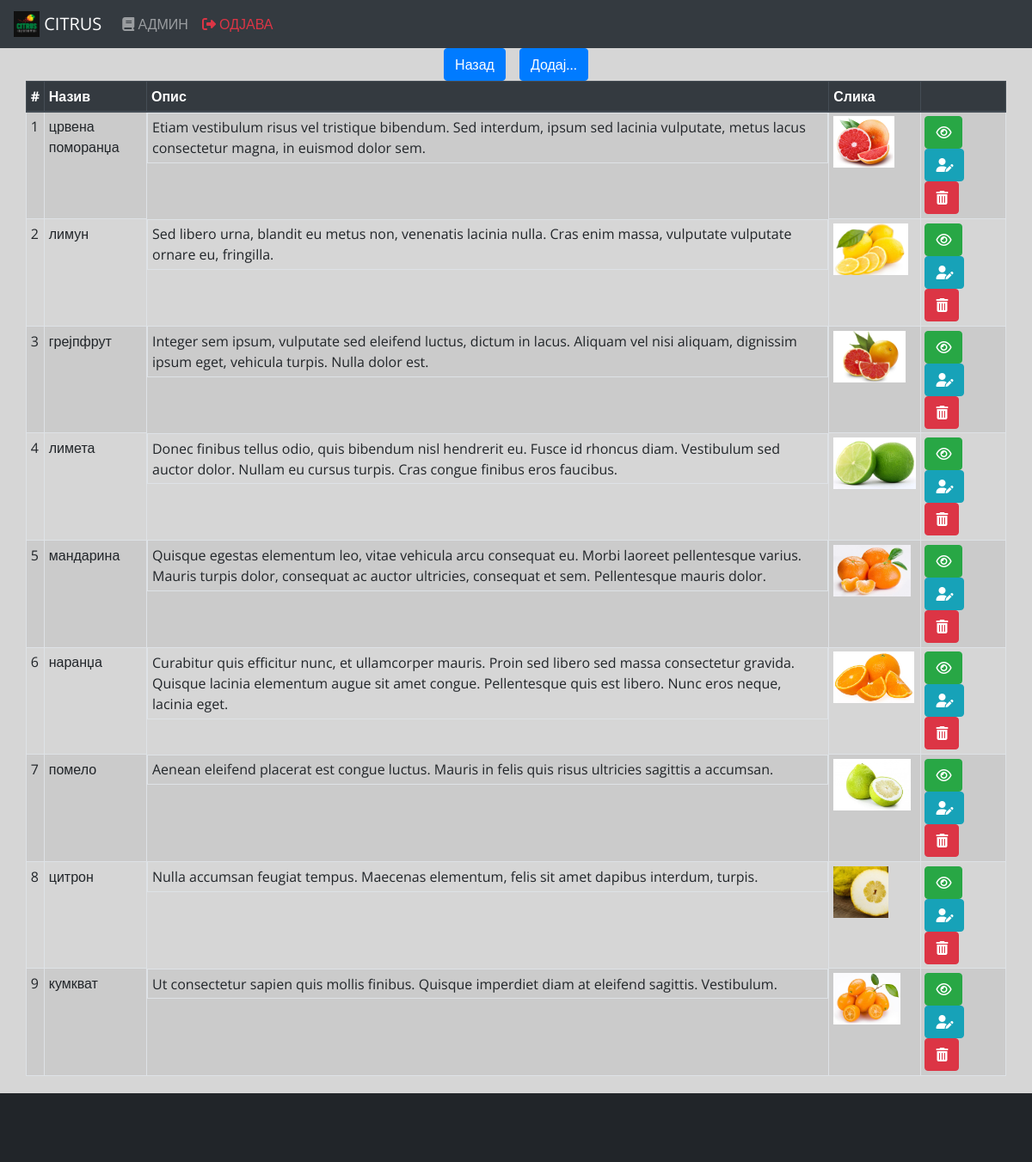
Page /admin/adminproizvod.php (signed in) on the committed database.
### tables this page shows
CREATE TABLE `proizvod` (
  `ID` int(11) NOT NULL,
  `Naziv` varchar(100) NOT NULL,
  `Opis` text NOT NULL,
  `Slika` varchar(300) NOT NULL
);

### admin/adminproizvod.php (the view, shortened to what this page needs)
<?php
include "header.php";
$mysqli = new mysqli("localhost", "root", "", "citrus");
mysqli_set_charset( $mysqli, 'utf8');
$query = "SELECT * FROM proizvod";
$result = $mysqli->query($query);
?>
<div class="container" id="katalog">
  <div class="row d-flex justify-content-center">
    <a class="btn btn-primary mr-md-3" href="./" role="button">Назад</a>
    <a class="btn btn-primary" href="prododaj.php" role="button">Додај...</a>
    <table class="table table-striped table-bordered table-hover table-sm" id="tabela">
      <thead class="thead-dark">
        <tr>
          <th scope="col">#</th>
          <th scope="col">Назив</th>
          <th scope="col">Опис</th>
          <th scope="col">Слика</th>
          <th scope="col"></th>
        </tr>
      </thead>
      <tbody>
          <?php
          while($row = mysqli_fetch_assoc($result)) { ?>
            <tr>
              <?php
              echo "<td scope='row'>".$row['ID']."</td>";
              echo "<td>".$row['Naziv']."</td>";
              echo "<td class='opistabela'>".$row['Opis']."</td>";
              echo "<td><img src='img/proizvodi/".$row['Slika']."'></td>";
              ?>
              <td>
                <a href="providi.php?id=<?php echo $row['ID'] ?>" class="btn btn-success"><i class="fa fa-eye"></i></a>
                <a href="proizmeni.php?id=<?php echo $row['ID'] ?>" class="btn btn-info"><i class="fa fa-user-edit"></i></a>
                <a href="adminproizvod.php?delete=<?php echo $row['ID'] ?>" class="btn btn-danger" onclick="return confirm('Да ли хоћеш да избришеш овај производ?')"><i class="fa fa-trash-alt"></i></a>
              </td>
            </tr>
          <?php } ?>
      </tbody>
    </table>
  </div>
</div>
<?php
include "footer.php";
?>

### admin/css/style.css (style rules this page uses)
html { font-size: 16px; font-family: 'Open Sans', sans-serif; }
body { min-height: 100vh; margin: 0; position: relative; background-color: #d6d6d6; font-family: 'Open Sans', sans-serif; }
#tabela { margin-bottom: 100px; }
#tabela img { height: 60px; width: auto; }
.opistabela { overflow: hidden; display: -webkit-box; -webkit-line-clamp: 4; -webkit-box-orient: vertical; }

### rows in the picture
proizvod: ID "1", Naziv "црвена поморанџа", Opis "Etiam vestibulum risus vel tristique bibendum. Sed interdum, ipsum sed lacinia vulputate, metus lacus consectetur magna, in euismod dolor sem.", Slika (picture)
proizvod: ID "2", Naziv "лимун", Opis "Sed libero urna, blandit eu metus non, venenatis lacinia nulla. Cras enim massa, vulputate vulputate ornare eu, fringilla.", Slika (picture)
proizvod: ID "3", Naziv "грејпфрут", Opis "Integer sem ipsum, vulputate sed eleifend luctus, dictum in lacus. Aliquam vel nisi aliquam, dignissim ipsum eget, vehicula turpis. Nulla dolor est.", Slika (picture)
proizvod: ID "4", Naziv "лимета", Opis "Donec finibus tellus odio, quis bibendum nisl hendrerit eu. Fusce id rhoncus diam. Vestibulum sed auctor dolor. Nullam eu cursus turpis. Cras congue finibus eros faucibus.", Slika (picture)
proizvod: ID "5", Naziv "мандарина", Opis "Quisque egestas elementum leo, vitae vehicula arcu consequat eu. Morbi laoreet pellentesque varius. Mauris turpis dolor, consequat ac auctor ultricies, consequat et sem. Pellentesque mauris dolor.", Slika (picture)
proizvod: ID "6", Naziv "наранџа", Opis "Curabitur quis efficitur nunc, et ullamcorper mauris. Proin sed libero sed massa consectetur gravida. Quisque lacinia elementum augue sit amet congue. Pellentesque quis est libero. Nunc eros neque, lacinia eget.", Slika (picture)
proizvod: ID "7", Naziv "помело", Opis "Aenean eleifend placerat est congue luctus. Mauris in felis quis risus ultricies sagittis a accumsan.", Slika (picture)
proizvod: ID "8", Naziv "цитрон", Opis "Nulla accumsan feugiat tempus. Maecenas elementum, felis sit amet dapibus interdum, turpis.", Slika (picture)
proizvod: ID "9", Naziv "кумкват", Opis "Ut consectetur sapien quis mollis finibus. Quisque imperdiet diam at eleifend sagittis. Vestibulum.", Slika (picture)
